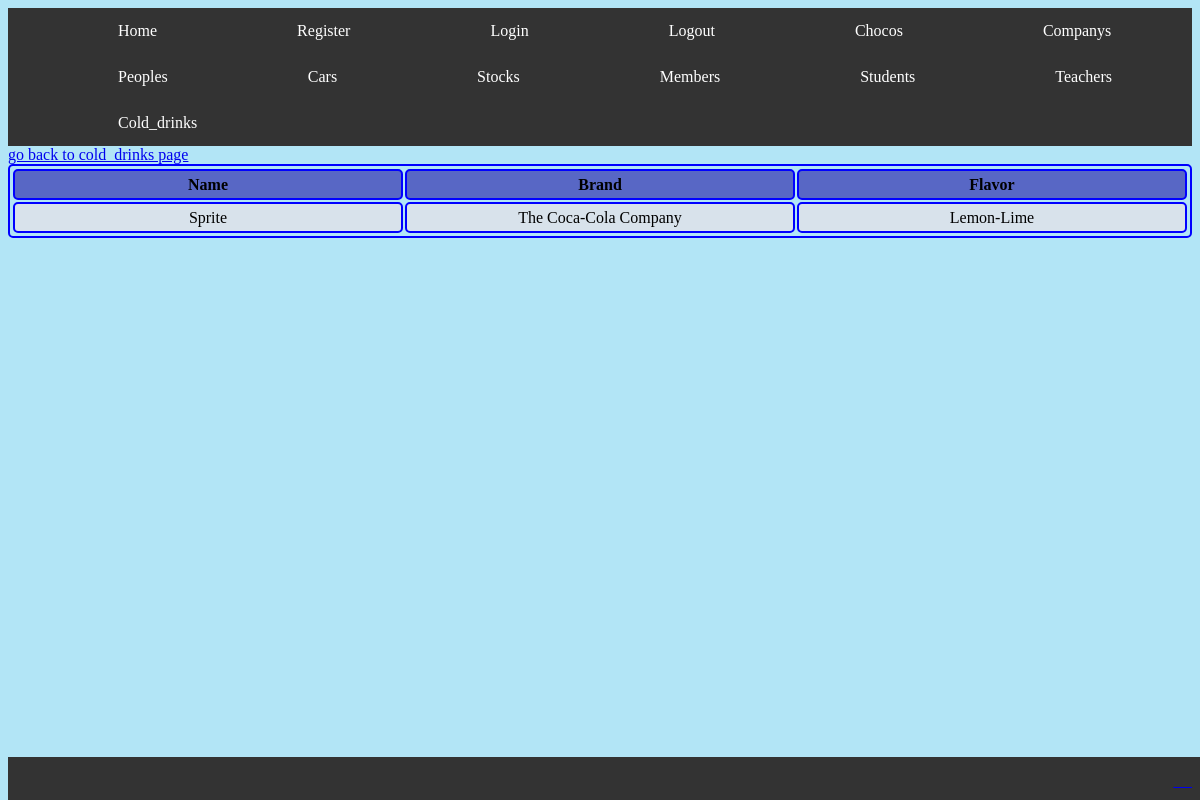
The page /user/get-cold-drink/3 on the database its author committed.
### playground/models.py (models this page shows)
class Cold_drinks(models.Model):
    name = models.CharField(max_length=255, default="none")
    brand = models.CharField(max_length=255, default="none")
    flavor = models.CharField(max_length=255, default="none")

### playground/views.py (the view)
# urls.py: path("get-cold-drink/<int:id>", views.get_cold_drink, name="cd_name"),
def get_cold_drink(request, id):
    cd_one = Cold_drinks.objects.get(id=id)
    print(cd_one)
    return render(request, "cd_detail.html", {"cold_drink": cd_one})

### playground/templates/cd_detail.html (shortened to what this page needs)
{% load static %}
<!DOCTYPE html>
<html>
<head>
</head>
<link rel="stylesheet" href={% static 'templates.css' %}>
{% include 'header.html' %}
<body>
    <table style="width:100%">
        <thead>
            <tr>
                <th>Name</th>
                <th>Brand</th>
                <th>Flavor</th>
            </tr>
        </thead>
        <tbody>
            <td>
                {{ cold_drink.name }}
            </td>
            <td>
                {{ cold_drink.brand }}
            </td>
            <td>
                {{ cold_drink.flavor }}
            </td>
        </tbody>
        <a href="{% url 'cold_drinks' %}">go back to cold_drinks page</a>
        {% include 'footer.html' %}
</body>
</html>

### playground/static/templates.css (style rules this page uses)
th, td { background-color: rgb(216, 226, 235); padding-top: 20px; padding-bottom: 20px; padding-left: 30px; padding-right: 40px; }
th { background-color: rgb(88, 103, 197); }
body { background-color: rgb(178, 229, 246); }
table, th, td { border-radius: 5px; border: 2px solid blue; padding: 1px; width: 200px; height: 25px; text-align: center; }

### rows shown on the page
Cold_drinks: name "Sprite", brand "The Coca-Cola Company", flavor "Lemon-Lime"
